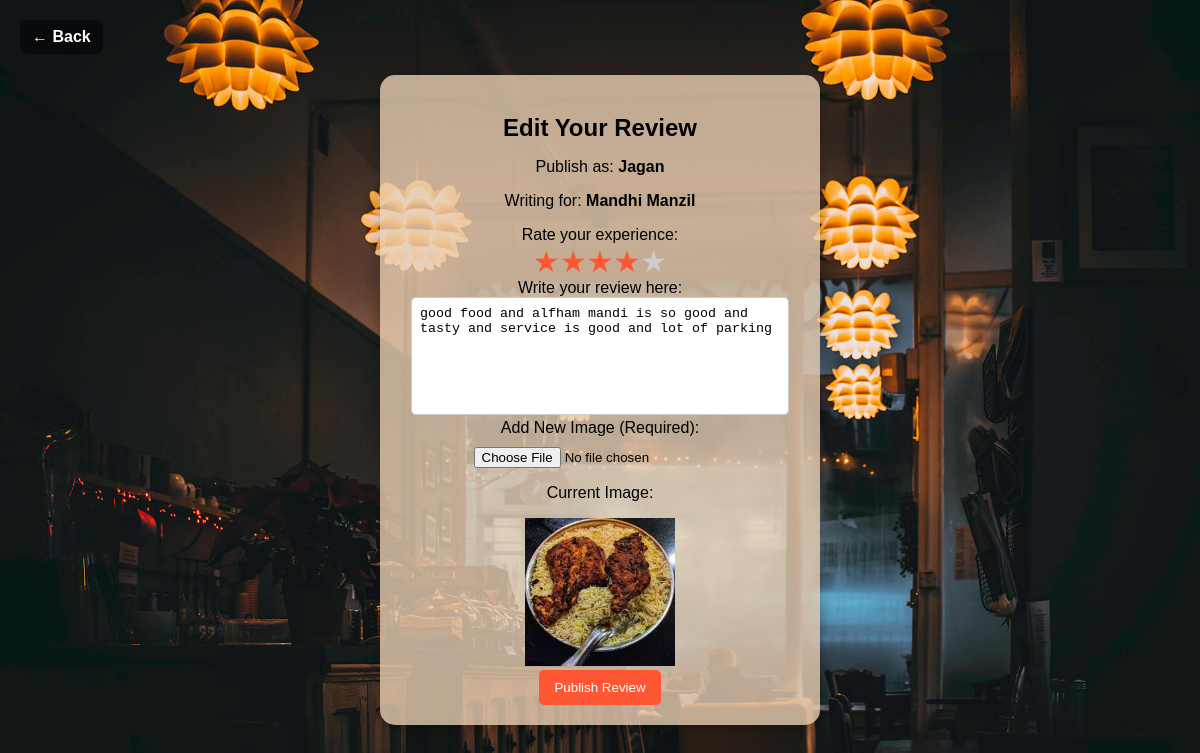
The page /user_edit_review/4 (signed in) on the database as committed earlier.
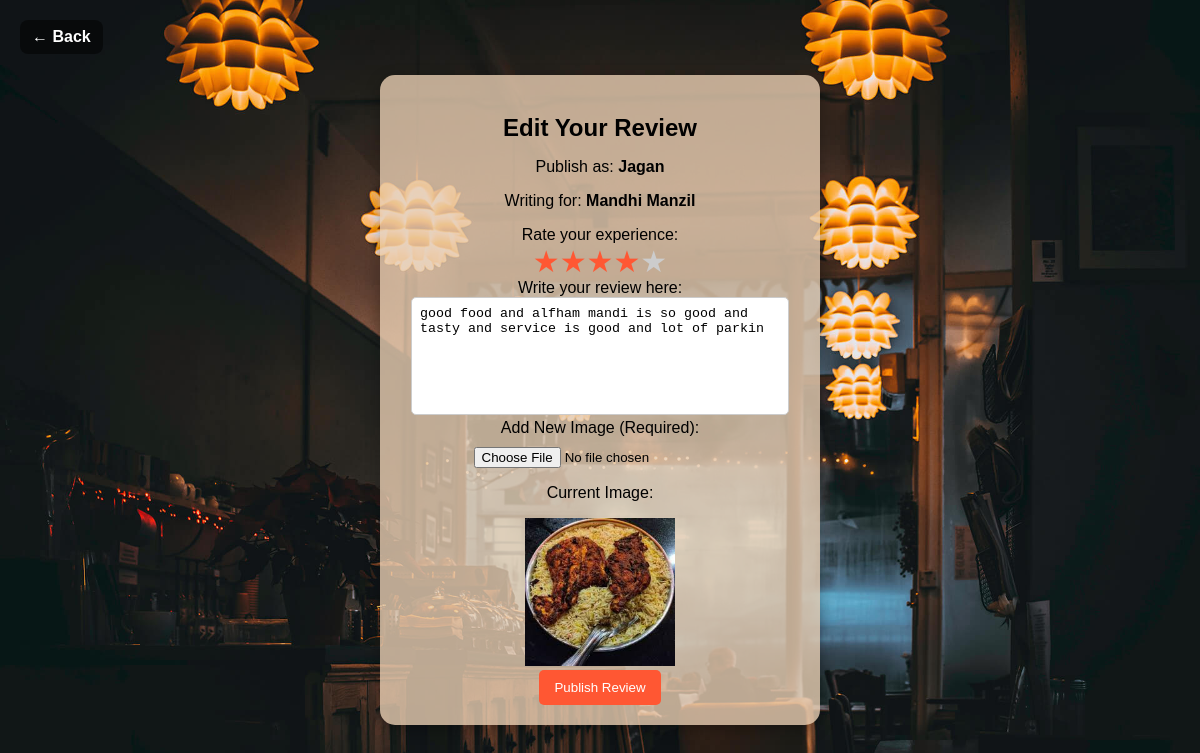
The same page on the database as committed later.
### RestaurantApp/models.py (models this page shows, shortened)
class Reviews(models.Model):
    user_id=models.ForeignKey('Users',on_delete=models.CASCADE)
    restaurant_id=models.ForeignKey('Restaurants',on_delete=models.CASCADE)
    images=models.FileField(upload_to='image/',null=False)
    star=models.IntegerField(null=False,default=0)
    review=models.TextField()
    current_date=models.DateField(auto_now_add=True)

class Restaurants(models.Model):
    category = models.CharField(max_length=100)
    name = models.CharField(max_length=100)
    image = models.FileField(upload_to='image/')
    address = models.CharField(max_length=500)
    district = models.CharField(max_length=50)
    city = models.CharField(max_length=100)
    contact = models.CharField(max_length=100)
    about=models.TextField(null=True)
    approval_status = models.IntegerField(default=0)
    login_id = models.ForeignKey('Login', on_delete=models.CASCADE)
    have_certificate = models.IntegerField(default=0)  # No choices here
    fssai_nunmber = models.CharField(null=True, max_length=10)
    department_approved=models.IntegerField(null=False,default=0)#0-not approved and 1- approved

### RestaurantApp/views.py (the view)
# urls.py: path('user_edit_review/<int:id>',views.user_edit_review,name='user_edit_review'),
def user_edit_review(request, id):
    review = get_object_or_404(Reviews, id=id)
    user_id=request.session.get('user_id')
    user=get_object_or_404(Users,login_id=user_id)
    if request.method == "POST":
        form = user_review(request.POST or None, request.FILES, instance=review)
        if form.is_valid():
            form.save()
            return redirect('user_home')
    else:
        form = user_review(instance=review)
    return render(request, 'user_review_edit.html', {'form': form, 'data': review, 'user_data':user})

### RestaurantApp/forms.py
class user_review(forms.ModelForm):
    class Meta:
        model=Reviews
        fields=['images','review','star']
        widget={'images':forms.FileInput()}

### RestaurantApp/templates/user_review_edit.html (shortened to what this page needs)
{% load static %}
<!DOCTYPE html>
<html lang="en">
<head>
</head>
<body>
    <a href="{% url 'user_home' %}" class="back-link">&#8592; Back</a>
    <div class="review-container">
        <h2>Edit Your Review</h2>
        <form method="POST" enctype="multipart/form-data">
            <p>Publish as: <strong>{{ user_data.name }}</strong></p>
            <p>Writing for: <strong>{{ data.restaurant_id.name }}</strong></p>
            <label>Rate your experience:</label>
<div class="rating">
    <label for="star5">&#9733;</label>
    <label for="star4">&#9733;</label>
    <label for="star3">&#9733;</label>
    <label for="star2">&#9733;</label>
    <label for="star1">&#9733;</label>
</div>
            <label for="review-text">Write your review here:</label>
            <textarea name="review" id="review-text" required>{{ data.review }}</textarea>
            <label for="image-upload">Add New Image (Required):</label>
            <input type="file" name="image" id="image-upload" accept="image/*">
            {% if data.images %}
                <div class="current-image">
                    <p>Current Image:</p>
                    <img src="{{ data.images.url }}" alt="Current review image" width="150px">
                </div>
            {% endif %}
            <input type="submit" value="Publish Review">
        </form>
    </div>
</body>
</html>

Rows that differ between the two databases and show on the page:
changed Reviews "Mandhi Manzil": review "good food and alfham mandi is so good and tasty and service is good and lot of parking" → "good food and alfham mandi is so good and tasty and service is good and lot of parkin"
